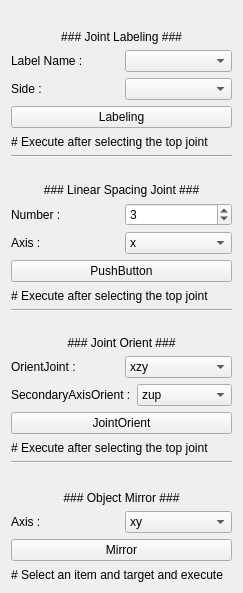
<?xml version="1.0" encoding="UTF-8"?>
<ui version="4.0">
 <class>Form</class>
 <widget class="QWidget" name="Form">
  <property name="geometry">
   <rect>
    <x>0</x>
    <y>0</y>
    <width>243</width>
    <height>593</height>
   </rect>
  </property>
  <property name="windowTitle">
   <string>Form</string>
  </property>
  <layout class="QVBoxLayout" name="verticalLayout">
   <item>
    <spacer name="horizontalSpacer">
     <property name="orientation">
      <enum>Qt::Horizontal</enum>
     </property>
     <property name="sizeHint" stdset="0">
      <size>
       <width>245</width>
       <height>18</height>
      </size>
     </property>
    </spacer>
   </item>
   <item>
    <widget class="QLabel" name="label_6">
     <property name="text">
      <string>### Joint Labeling ###</string>
     </property>
     <property name="alignment">
      <set>Qt::AlignCenter</set>
     </property>
    </widget>
   </item>
   <item>
    <layout class="QHBoxLayout" name="horizontalLayout">
     <item>
      <widget class="QLabel" name="label">
       <property name="text">
        <string>Label Name :</string>
       </property>
      </widget>
     </item>
     <item>
      <widget class="QComboBox" name="labelCB"/>
     </item>
    </layout>
   </item>
   <item>
    <layout class="QHBoxLayout" name="horizontalLayout_2">
     <item>
      <widget class="QLabel" name="label_2">
       <property name="text">
        <string>Side :</string>
       </property>
      </widget>
     </item>
     <item>
      <widget class="QComboBox" name="sideCB"/>
     </item>
    </layout>
   </item>
   <item>
    <widget class="QPushButton" name="labelBT">
     <property name="text">
      <string>Labeling</string>
     </property>
    </widget>
   </item>
   <item>
    <widget class="QLabel" name="label_12">
     <property name="text">
      <string># Execute after selecting the top joint</string>
     </property>
    </widget>
   </item>
   <item>
    <widget class="Line" name="line_3">
     <property name="orientation">
      <enum>Qt::Horizontal</enum>
     </property>
    </widget>
   </item>
   <item>
    <spacer name="horizontalSpacer_2">
     <property name="orientation">
      <enum>Qt::Horizontal</enum>
     </property>
     <property name="sizeHint" stdset="0">
      <size>
       <width>245</width>
       <height>18</height>
      </size>
     </property>
    </spacer>
   </item>
   <item>
    <widget class="QLabel" name="label_9">
     <property name="text">
      <string>### Linear Spacing Joint ###</string>
     </property>
     <property name="alignment">
      <set>Qt::AlignCenter</set>
     </property>
    </widget>
   </item>
   <item>
    <layout class="QHBoxLayout" name="horizontalLayout_3">
     <item>
      <widget class="QLabel" name="label_10">
       <property name="text">
        <string>Number :</string>
       </property>
      </widget>
     </item>
     <item>
      <widget class="QSpinBox" name="numSP">
       <property name="value">
        <number>3</number>
       </property>
      </widget>
     </item>
    </layout>
   </item>
   <item>
    <layout class="QHBoxLayout" name="horizontalLayout_4">
     <item>
      <widget class="QLabel" name="label_11">
       <property name="text">
        <string>Axis :</string>
       </property>
      </widget>
     </item>
     <item>
      <widget class="QComboBox" name="LSJAxisCB">
       <item>
        <property name="text">
         <string>x</string>
        </property>
       </item>
       <item>
        <property name="text">
         <string>y</string>
        </property>
       </item>
       <item>
        <property name="text">
         <string>z</string>
        </property>
       </item>
       <item>
        <property name="text">
         <string>-x</string>
        </property>
       </item>
       <item>
        <property name="text">
         <string>-y</string>
        </property>
       </item>
       <item>
        <property name="text">
         <string>-z</string>
        </property>
       </item>
      </widget>
     </item>
    </layout>
   </item>
   <item>
    <widget class="QPushButton" name="LSJBT">
     <property name="text">
      <string>PushButton</string>
     </property>
    </widget>
   </item>
   <item>
    <widget class="QLabel" name="label_13">
     <property name="text">
      <string># Execute after selecting the top joint</string>
     </property>
    </widget>
   </item>
   <item>
    <widget class="Line" name="line">
     <property name="orientation">
      <enum>Qt::Horizontal</enum>
     </property>
    </widget>
   </item>
   <item>
    <spacer name="horizontalSpacer_3">
     <property name="orientation">
      <enum>Qt::Horizontal</enum>
     </property>
     <property name="sizeHint" stdset="0">
      <size>
       <width>245</width>
       <height>18</height>
      </size>
     </property>
    </spacer>
   </item>
   <item>
    <widget class="QLabel" name="label_7">
     <property name="text">
      <string>### Joint Orient ###</string>
     </property>
     <property name="alignment">
      <set>Qt::AlignCenter</set>
     </property>
    </widget>
   </item>
   <item>
    <layout class="QHBoxLayout" name="horizontalLayout_5">
     <item>
      <widget class="QLabel" name="label_3">
       <property name="text">
        <string>OrientJoint :</string>
       </property>
      </widget>
     </item>
     <item>
      <widget class="QComboBox" name="ojCB">
       <property name="currentIndex">
        <number>1</number>
       </property>
       <item>
        <property name="text">
         <string>xyz</string>
        </property>
       </item>
       <item>
        <property name="text">
         <string>xzy</string>
        </property>
       </item>
       <item>
        <property name="text">
         <string>yxz</string>
        </property>
       </item>
       <item>
        <property name="text">
         <string>yzx</string>
        </property>
       </item>
       <item>
        <property name="text">
         <string>zxy</string>
        </property>
       </item>
       <item>
        <property name="text">
         <string>zyx</string>
        </property>
       </item>
      </widget>
     </item>
    </layout>
   </item>
   <item>
    <layout class="QHBoxLayout" name="horizontalLayout_6">
     <item>
      <widget class="QLabel" name="label_4">
       <property name="text">
        <string>SecondaryAxisOrient :</string>
       </property>
      </widget>
     </item>
     <item>
      <widget class="QComboBox" name="saoCB">
       <property name="currentIndex">
        <number>4</number>
       </property>
       <item>
        <property name="text">
         <string>xup</string>
        </property>
       </item>
       <item>
        <property name="text">
         <string>xdown</string>
        </property>
       </item>
       <item>
        <property name="text">
         <string>yup</string>
        </property>
       </item>
       <item>
        <property name="text">
         <string>ydown</string>
        </property>
       </item>
       <item>
        <property name="text">
         <string>zup</string>
        </property>
       </item>
       <item>
        <property name="text">
         <string>zdown</string>
        </property>
       </item>
      </widget>
     </item>
    </layout>
   </item>
   <item>
    <widget class="QPushButton" name="JOBT">
     <property name="text">
      <string>JointOrient</string>
     </property>
    </widget>
   </item>
   <item>
    <widget class="QLabel" name="label_15">
     <property name="text">
      <string># Execute after selecting the top joint</string>
     </property>
    </widget>
   </item>
   <item>
    <widget class="Line" name="line_2">
     <property name="orientation">
      <enum>Qt::Horizontal</enum>
     </property>
    </widget>
   </item>
   <item>
    <spacer name="horizontalSpacer_4">
     <property name="orientation">
      <enum>Qt::Horizontal</enum>
     </property>
     <property name="sizeHint" stdset="0">
      <size>
       <width>37</width>
       <height>20</height>
      </size>
     </property>
    </spacer>
   </item>
   <item>
    <widget class="QLabel" name="label_8">
     <property name="text">
      <string>### Object Mirror ###</string>
     </property>
     <property name="alignment">
      <set>Qt::AlignCenter</set>
     </property>
    </widget>
   </item>
   <item>
    <layout class="QHBoxLayout" name="horizontalLayout_7">
     <item>
      <widget class="QLabel" name="label_5">
       <property name="text">
        <string>Axis :</string>
       </property>
      </widget>
     </item>
     <item>
      <widget class="QComboBox" name="OMAxisCB">
       <item>
        <property name="text">
         <string>xy</string>
        </property>
       </item>
       <item>
        <property name="text">
         <string>xz</string>
        </property>
       </item>
       <item>
        <property name="text">
         <string>yx</string>
        </property>
       </item>
       <item>
        <property name="text">
         <string>yz</string>
        </property>
       </item>
       <item>
        <property name="text">
         <string>zx</string>
        </property>
       </item>
       <item>
        <property name="text">
         <string>zy</string>
        </property>
       </item>
      </widget>
     </item>
    </layout>
   </item>
   <item>
    <widget class="QPushButton" name="OMCB">
     <property name="text">
      <string>Mirror</string>
     </property>
    </widget>
   </item>
   <item>
    <widget class="QLabel" name="label_14">
     <property name="text">
      <string># Select an item and target and execute</string>
     </property>
    </widget>
   </item>
  </layout>
 </widget>
 <resources/>
 <connections/>
</ui>
